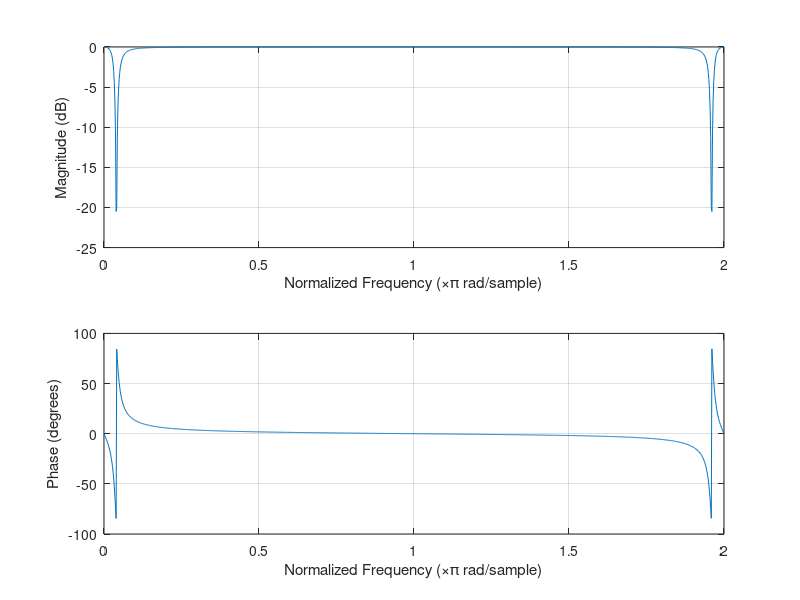
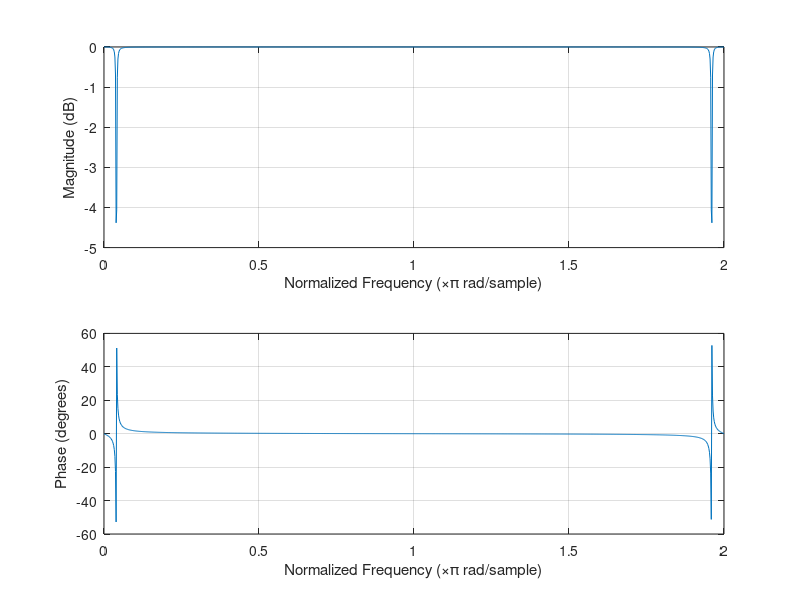

Reproduce these figures in MATLAB, in order. (Note: this script raises an error after producing the figures.)
close all;
clear;
clc;

%%
% H1:
b1 = [0.969531, -1.923772, 0.969531];
a1 = [1, -1.923772, 0.939063];

% H2:
b2 = [0.996088, -1.976468, 0.996088];
a2 = [1, -1.976468, 0.992177];
%% 3-2-a
% H1:
figure('name', 'H1 response')
freqz(b1,a1,1024,'whole');
% H2:
figure('name', 'H2 response')
freqz(b2,a2,1024,'whole');

% Canonical Presentation
csys1  = canon(tf(b1 , a1),'companion')
csys2  = canon(tf(b2 , a2),'companion')

%% 3.2.b
N = 10e4;
n = 0:N;
x_step = ones(1, N + 1);

% H1
y_step = filter(b1, a1, x_step);

figure('Name', 'Step Response');
plot(n, y_step, "LineWidth", 1.5);
title("Step Response of Filter H1 in Time Domain");
xlabel("n");
ylabel("Amplitude");
xlim([0 1000]);
grid on;

settling_time_value = find(abs(y_step - y_step(end)) >= 0.01, 1, 'last') + 1;
fprintf("Setteling sample (H1): %d\n", settling_time_value);

% H2
y_step = filter(b2, a2, x_step);

figure('Name', 'Step Response');
plot(n, y_step, "LineWidth", 1.5);
title("Step Response of Filter H2 in Time Domain");
xlabel("n");
ylabel("Amplitude");
xlim([0 1000]);
grid on;

settling_time_value = find(abs(y_step - y_step(end)) >= 0.01, 1, 'last') + 1;
fprintf("Setteling sample (H2): %d\n", settling_time_value);
%% 3.2.c
f = [4, 8 ,12];
fs = 400;

t1 = 0:(1/fs):(2-1/fs);
t2 = 2:(1/fs):(4-1/fs);
t3 = 4:(1/fs):(6-1/fs);
x = [cos(2*pi*f(1)*t1),cos(2*pi*f(2)*t2),cos(2*pi*f(3)*t3)];

% H1:
figure('Name', 'H1');
plot(x, "LineWidth", 1.5);
title("Filtered Output (H1)");
xlabel("n");
ylabel("Amplitude");
grid on;
hold on;

y1 = filter(b1, a1, x);
plot(y1, "LineWidth", 1.5);
hold off;
legend('x[tn]', 'y[tn]')

% H2:
figure('Name', 'H2');
plot(x, "LineWidth", 1.5);
title("Filtered Output (H2)");
xlabel("n");
ylabel("Amplitude");
grid on;
hold on;

y2 = filter(b2, a2, x);
plot(y2, "LineWidth", 1.5);
hold off;
legend('x[tn]', 'y[tn]')

%% 3.2.d
N = 300;
n = 0:N;

impr1 = impz(b1,a1,n);
impr2 = impz(b2,a2,n);

[max_h1, indx] = max(impr1);

[max_h2, indx] = max(impr2);
fprintf("Max H1: %f\nMax H2: %f\n", max_h1, max_h2)

figure('name', "Impulse Res H1")
plot(n, abs(H1), 'LineWidth', 1.5);
grid on;
xlabel('time');
ylabel('|H1(z)|');
title('Impulse Response H1');


figure('name', "Impulse Res H2")
plot(n, abs(H2), 'LineWidth', 1.5);
grid on;
xlabel('time');
ylabel('|H2(z)|');
title('Impulse Response H2');

%% 3.2.f
fs  = 400;
[h1, w1] = freqz(b1,a1,2048);
[h2, w2] = freqz(b2,a2,2048);

% Plotting frequency response of H1 and H2
figure('name', "Notch Filter Responses")
plot(w1/pi*fs/2, abs(h1), 'LineWidth', 1.5);
xlim([0, 20]);
grid on;
xlabel('freq'); 
ylabel('|H(f)|'); 
hold on;
title('Frequency Responses of H1 and H2');
plot(w2/pi*fs/2, abs(h2), '--', 'LineWidth', 1.5);
legend('H1(f) Δf = 4', 'H2(f) Δf = 0.5', 'Location','best');